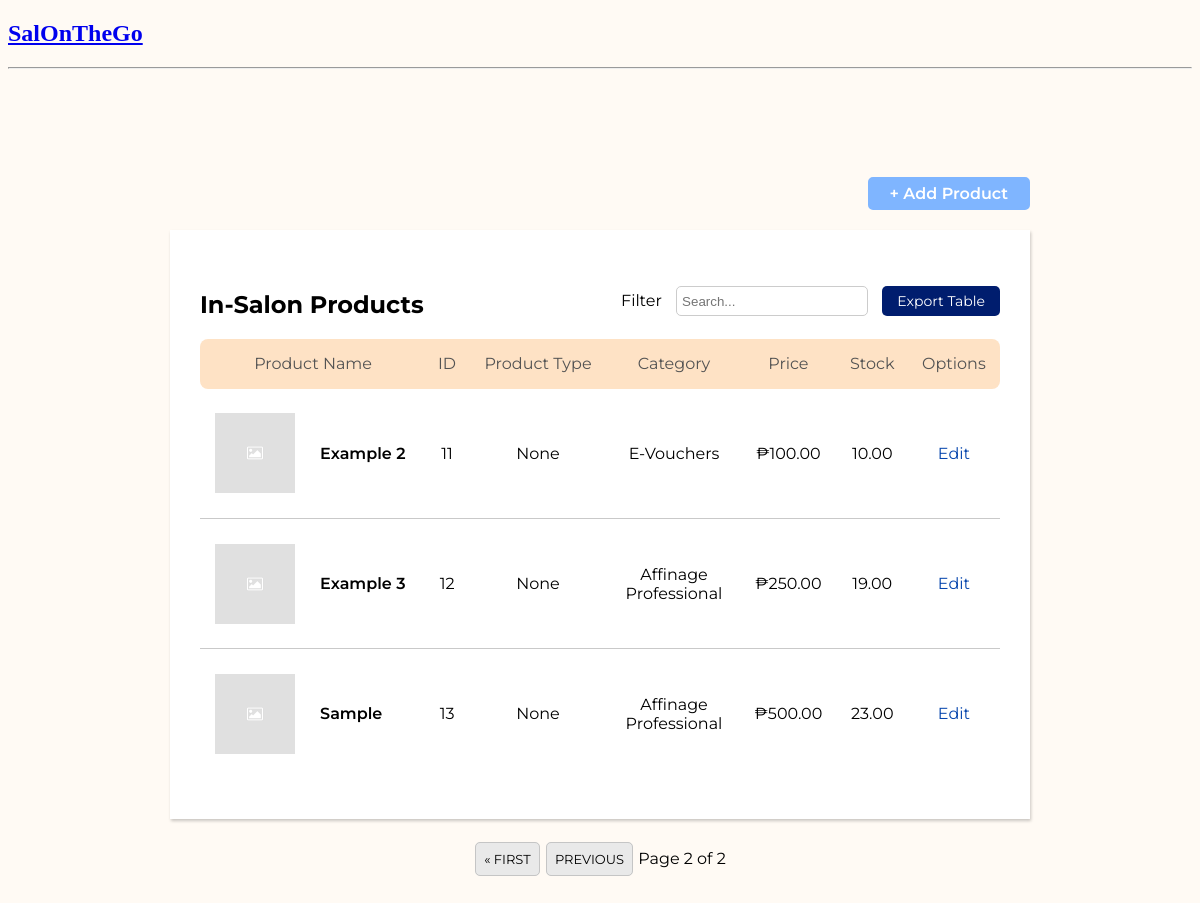
The app's page /ins/products/?page=2, older data.
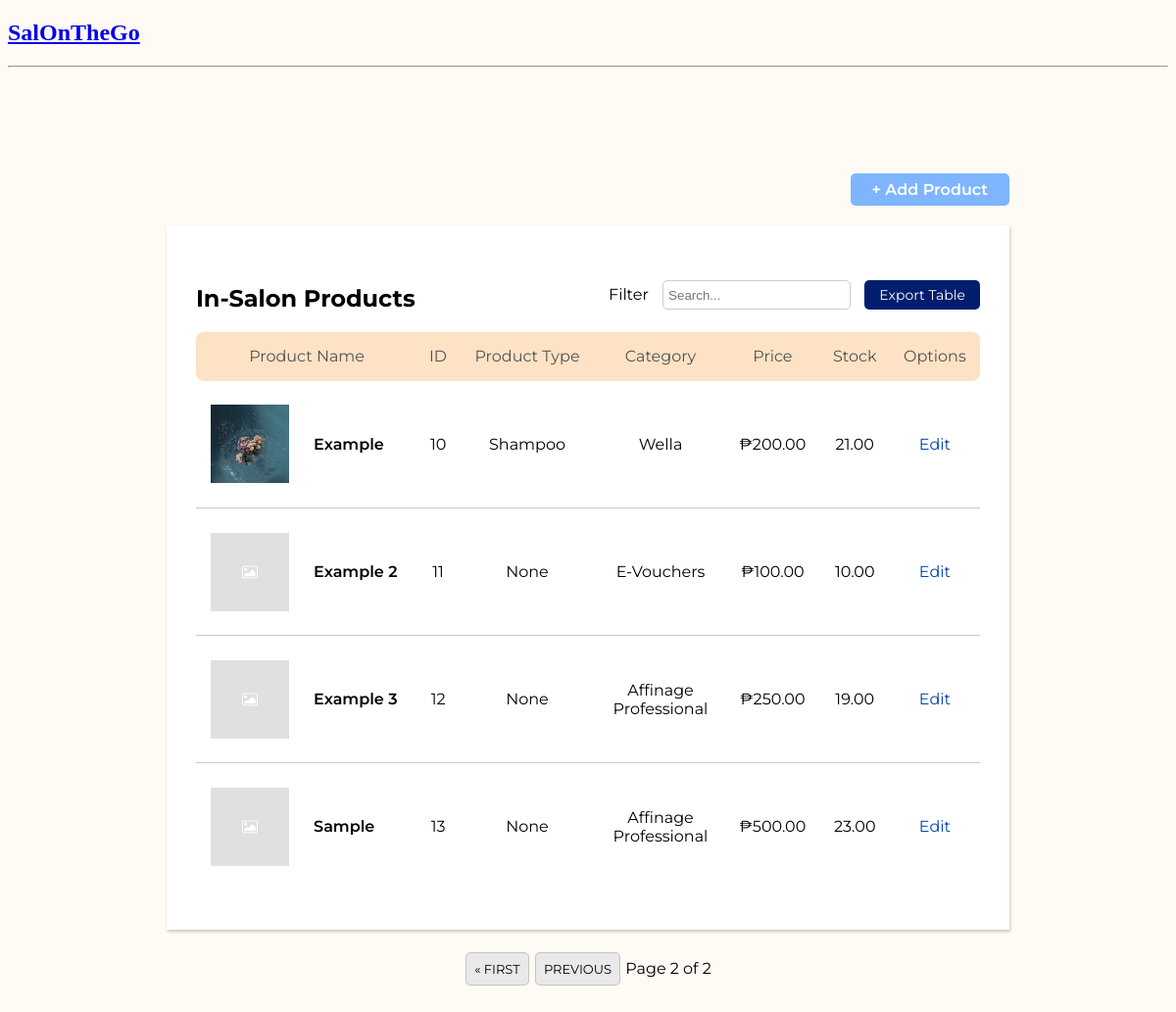
The same page, newer data.
### base/models.py (models this page shows, shortened)
class insProduct(models.Model):
    Prod_Name = models.CharField(max_length=200, verbose_name="Product Name")
    ProdType_Name = models.ForeignKey(ProductType, on_delete=models.SET_NULL, null=True, blank=False, verbose_name="Product Type")
    Cat_Name = models.ForeignKey(Category, on_delete=models.SET_NULL, null=True, blank=False, verbose_name="Category")
    Prod_Desc = models.TextField(max_length=200, null=True, blank=True, verbose_name="Description")
    Prod_stockQty = models.DecimalField(decimal_places=2, max_digits=6, verbose_name="Stock Quantity")
    Prod_Price = models.FloatField(verbose_name="Price")
    Prod_Image = models.ImageField(default="placeholder-image.png", upload_to="product_images", null=True, verbose_name="Product Image")
    is_active = models.BooleanField(default=True, verbose_name="Status")
    objects = models.Manager() #For All Records
    active_objects = IsActiveManager() #For Active Records Only
    date_created = models.DateTimeField(default=timezone.now)
    class Meta:
        verbose_name = 'In-salon Product'

class Category(models.Model):
    Cat_Name = models.CharField(max_length=200, unique=True)
    class Meta:
        verbose_name = 'category'
        verbose_name_plural = 'categories'
    def __str__(self):
        return self.Cat_Name

class ProductType(models.Model):
    ProdType_Name = models.CharField(max_length=200, verbose_name="Product Type", unique=True)
    def __str__(self):
        return self.ProdType_Name

### base/views.py (the view)
# urls.py: path('ins/products/', views.insProducts, name="ins-products"),
def insProducts(request):
    q = request.GET.get('q') if request.GET.get('q') != None else ''
    products = insProduct.objects.all()
    search = insProduct.objects.filter(
        Q(id__icontains=q) |
        Q(Prod_Name__icontains=q) |
        Q(ProdType_Name__ProdType_Name__icontains=q) |
        Q(Cat_Name__Cat_Name__icontains=q)
    ).order_by('-date_created')
    paginator = Paginator(search, 10)
    page_number = request.GET.get('page')
    page_prod = paginator.get_page(page_number)
    context = {'products': products, 'search': search, 'page_prod': page_prod}
    return render(request, 'base/ins-products/products.html', context)

### base/templates/base/ins-products/products.html (shortened to what this page needs)
{% extends 'main_products.html' %}
{% block content %}
<div class="main-wrapper">
    <div class="container">
        <div class="buttons">
            <a href="{% url 'create-product' %}" class="blue-btn">+ Add Product</a>
        </div>
        <div class="prodtable-container">
            <div class="labels-container">
                    <div class="labels1">
                        <h2>In-Salon Products</h2>
                    </div>
                    <div class="labels2">
                        <ul>
                            <li class="top-labels">Filter</li>
                            <li class="top-labels">
                            <div class="search">
                                <form method="GET" action="{% url 'otc-products' %}">
                                    <input type="text" name="q" placeholder="Search...">
                                </form>
                            </div>
                            </li>
                            <li class="top-labels"><a href="#" class="export-btn">Export Table</a></li>
                        </ul>
                    </div>
            </div>
            <table>
                <thead>
                    <tr>
                        <th scope="col" colspan="2">Product Name</th>
                        <th scope="col">ID</th>
                        <th scope="col">Product Type</th>
                        <th scope="col">Category</th>
                        <th scope="col">Price</th>
                        <th scope="col">Stock</th>
                        <th scope="col">Options</th>
                    </tr>
                </thead>
                <tbody>
                    {% for product in page_prod %}
                    <tr>
                        <td><a href="{{product.id}}" id="prod-link">{% if product.Prod_Image %}<img src="{{product.Prod_Image.url}}" class="prod-img" />{% endif %}</a></td>
                        <td data-label="Product Name" class="td-align-left" id="prod-name"><a href="{{product.id}}" id="prod-link">{{product.Prod_Name}}</a></td>
                        <td data-label="ID">{{product.id}}</td>
                        <td data-label="Product Type" id="category">{{product.ProdType_Name}}</td>
                        <td data-label="Category" id="category">{{product.Cat_Name}}</td>
                        <td data-label="Price" id="price">{{product.Prod_Price|floatformat:2}}</td>
                        {% if product.Prod_stockQty > 0 %}
                        <td data-label="Stock">{{product.Prod_stockQty}}</td>
                        {% endif %}
                        <td data-label="Options" id="options"><a href="{% url 'update-product' product.id %}" class="option-links">Edit</a><br>
                        {% empty %}
                        <td colspan="8">No results found.</td>
                    </tr>
                    {% endfor %}
                </tbody>
            </table>
        </div>
        <div class="pagination">
            <span class="step-links">
                {% if page_prod.has_previous %}
                    <a href="?page=1">&laquo; first</a>
                    <a href="?page={{ page_prod.previous_page_number }}">previous</a>
                {% endif %}
                <span class="current">
                    Page {{ page_prod.number }} of {{ page_prod.paginator.num_pages }}
                </span>
            </span>
        </div>
    </div>
</div>
{% endblock content %}

Row changes from the older to the newer data that the page shows:
added insProduct: Prod_Image (picture), Prod_Name "Example", id "10", ProdType_Name "Shampoo", Cat_Name "Wella", Prod_Price "200.00", Prod_stockQty "21.00"
